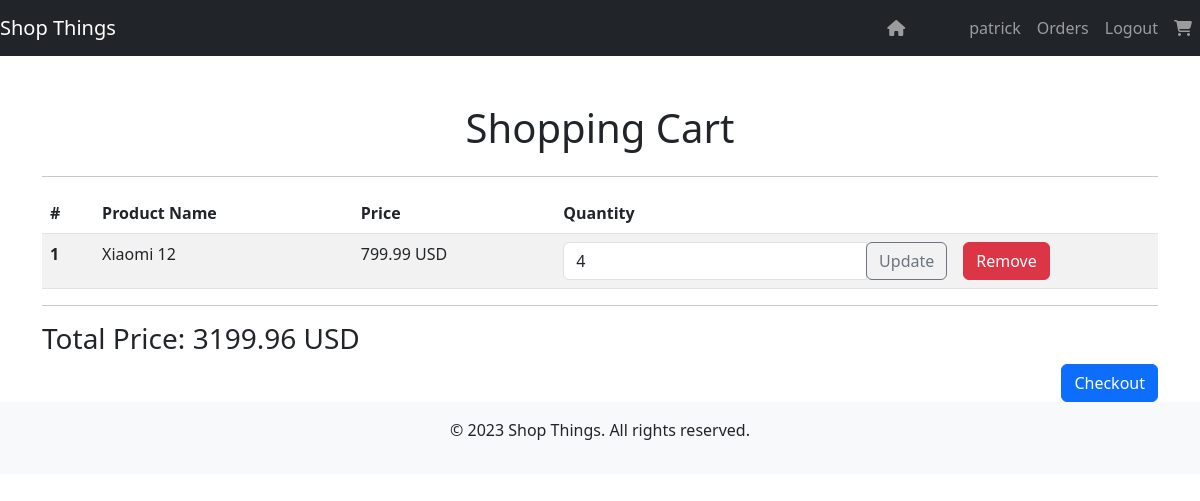
/cart/2, run on the app's committed database.
### models.py (models this page shows, shortened)
class User(db.Model):
  __tablename__ = 'users'
  id = db.Column(db.Integer, primary_key=True)
  username = db.Column(db.String(20), unique=True, nullable=False)
  password_hash = db.Column(db.String(60), nullable=False)
  email = db.Column(db.String(120), unique=True, nullable=False)
  address = db.Column(db.String(200), nullable=False)
  phone_number = db.Column(db.String(20), nullable=False)
  created_at = db.Column(db.DateTime, nullable=False, default=datetime.utcnow)

class CartItem(db.Model):
    __tablename__ = 'cart_items'
    id = db.Column(db.Integer, primary_key=True)
    cart_id = db.Column(db.Integer, db.ForeignKey('carts.id'), nullable=False)
    product_id = db.Column(db.Integer, db.ForeignKey('products.id'), nullable=False)
    quantity = db.Column(db.Integer, nullable=False)
    price = db.Column(db.Float, nullable=False)
    cart = db.relationship('Cart', backref='items')
    product = db.relationship('Product')

class Product(db.Model):
  __tablename__ = 'products'
  id = db.Column(db.Integer, primary_key=True)
  name = db.Column(db.String(100), nullable=False)
  description = db.Column(db.Text, nullable=False)
  price = db.Column(db.Float, nullable=False)
  image = db.Column(db.String(255), nullable=False)
  vendor_id = db.Column(db.Integer, db.ForeignKey('vendors.id'), nullable=False)
  category_id = db.Column(db.Integer, db.ForeignKey('categories.id'), nullable=False)
  created_at = db.Column(db.DateTime, nullable=False, default=datetime.utcnow)
  orders = db.relationship('Order', backref='product', lazy=True)
  comments = db.relationship('Comment', backref='product', lazy=True)
  likes_dislikes = db.relationship('LikeDislike', backref='product', lazy=True)

### views.py (the view)
@views_bp.route('/cart/<int:user_id>', methods=['GET'])
def cart(user_id):
    user = User.query.get(user_id)
    if not user.cart:
        return render_template('cart.html', user=user,)
    cart = user.cart[0]
    if not cart:
        return render_template('cart.html', user=user,)
    return render_template('cart.html',cart=cart, user=user,)

### models.py (called while the page is built)
    def get_total_price(self):
        return sum(item.price * item.quantity for item in self.items)

### templates/cart.html (shortened to what this page needs)
{% extends 'base.html' %}
{% block content %}
<div class="container mt-5">
  <h1 class="text-center mb-4">Shopping Cart</h1>
  <hr>
  {% if cart %}
  <table class="table table-striped">
    <thead>
      <tr>
        <th scope="col">#</th>
        <th scope="col">Product Name</th>
        <th scope="col">Price</th>
        <th scope="col">Quantity</th>
        <th scope="col"></th>
      </tr>
    </thead>
    <tbody>
      {% for item in cart.items %}
      <tr>
        <th scope="row">{{ loop.index }}</th>
        <td>{{ item.product.name }}</td>
        <td>{{ item.product.price }} USD</td>
        <td>
          <div class="input-group">
            <input type="number" class="form-control" value="{{ item.quantity }}" min="1" max="10">
            <div class="input-group-append">
              <button class="btn btn-outline-secondary update-quantity-btn" data-product-id="{{ item.product.id }}">Update</button>
            </div>
          </div>
        </td>
        <td><button class="btn btn-danger remove-item-btn" data-product-id="{{ item.product.id }}">Remove</button></td>
      </tr>
      {% endfor %}
    </tbody>
  </table>
  <hr>
  <h3 class="text-right">Total Price: {{cart.get_total_price() }} USD</h3>
  <div class="d-flex justify-content-end">
    <a href="{{url_for('views.checkoutcart', user_id=user.id)}}">
      <button type="button" class="btn btn-primary">Checkout</button>
    </a>
  </div>
  {% else %}
  <div class="alert alert-info" role="alert">
    Your cart is empty.
  </div>
  {% endif %}
</div>
{% endblock %}

### templates/base.html (shortened to what this page needs)
<!DOCTYPE html>
<html lang="en">
<head>
    <link rel="stylesheet" href="{{ url_for('static', filename='css/all.min.css') }}">
    <link rel="stylesheet" href="{{ url_for('static', filename='css/bootstrap.min.css') }}">
</head>
<nav class="navbar navbar-expand-lg navbar-dark bg-dark">
    <a class="navbar-brand" href="/">Shop Things</a>
    <div class="collapse navbar-collapse justify-content-end" id="navbarNavDropdown">
        <ul class="navbar-nav me-5">
            <a class="nav-item nav-link cart-icon" href="/">
                <i class="fas fa-home"></i>
            </a>
        </ul>
        <ul class="navbar-nav">
            {% if user %}
                <li class="nav-item">
                    <a class="nav-link" href="/profile">{{ user.username }}</a>
                </li>
                <li class="nav-item">
                    <a class="nav-link" href="/orders">Orders</a>
                </li>
                <li class="nav-item">
                    <a class="nav-link" href="/logout">Logout</a>
                </li>
                <li class="nav-item cart-icon">
                    <a class="nav-link" href="{{url_for('views.cart', user_id=user.id)}}">
                        <i class="fas fa-shopping-cart"></i>
                    </a>
                </li>
            {% endif %}
    </div>
</nav>
{% block content %}{% endblock %}
<footer class="bg-light py-3">
    <div class="container">
        <p class="text-center">&copy; 2023 Shop Things. All rights reserved.</p>
    </div>
</footer>
</body>
</html>

### data on the page
User: username "patrick"
CartItem: product.name "Xiaomi 12", product.price "799.99", quantity "4", get_total_price "3199.96"
